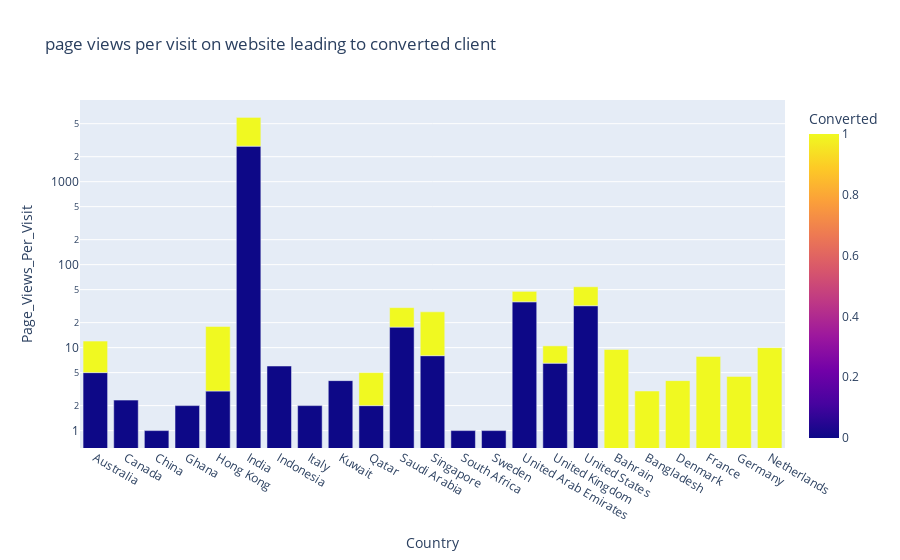

The notebook cell this image was saved under:
### Code cell
df2=df.loc[:,['Total_Time_Spent_on_Website','Page_Views_Per_Visit','TotalVisits','Converted','Country']].groupby(['Converted','Country']).sum().reset_index()
df2
plot=px.bar(data_frame=df2,x='Country',y='Page_Views_Per_Visit',color='Converted', barmode='group', title='page views per visit on website leading to converted client',log_y=True)
plot.show()

### Figure 1 — Plotly figure (JSON) as saved in the notebook; plotly's stock layout.template omitted (floating-point values rounded to 4 significant figures)
{"data": [{"alignmentgroup": "True", "hovertemplate": "Country=%{x}<br>Page_Views_Per_Visit=%{y}<br>Converted=%{marker.color}<extra></extra>", "legendgroup": "", "marker": {"color": [0, 0, 0, 0, 0, 0, 0, 0, 0, 0, 0, 0, 0, 0, 0, 0, 0, 1, 1, 1, 1, 1, 1, 1, 1, 1, 1, 1, 1, 1, 1, 1], "coloraxis": "coloraxis", "pattern": {"shape": ""}}, "name": "", "offsetgroup": "", "orientation": "v", "showlegend": false, "textposition": "auto", "type": "bar", "x": ["Australia", "Canada", "China", "Ghana", "Hong Kong", "India", "Indonesia", "Italy", "Kuwait", "Qatar", "Saudi Arabia", "Singapore", "South Africa", "Sweden", "United Arab Emirates", "United Kingdom", "United States", "Australia", "Bahrain", "Bangladesh", "Denmark", "France", "Germany", "Hong Kong", "India", "Netherlands", "Qatar", "Saudi Arabia", "Singapore", "United Arab Emirates", "United Kingdom", "United States"], "xaxis": "x", "y": [5, 2.33, 1, 2, 3, 2682.0, 6, 2, 4, 2, 17.67, 8, 1, 1, 35.66, 6.5, 32, 7, 9.5, 3, 4, 7.83, 4.5, 15, 3270.0, 10, 3, 12.67, 19, 12, 4, 22.11], "yaxis": "y"}], "layout": {"autosize": true, "barmode": "group", "coloraxis": {"colorbar": {"title": {"text": "Converted"}}, "colorscale": [[0, "#0d0887"], [0.1111, "#46039f"], [0.2222, "#7201a8"], [0.3333, "#9c179e"], [0.4444, "#bd3786"], [0.5556, "#d8576b"], [0.6667, "#ed7953"], [0.7778, "#fb9f3a"], [0.8889, "#fdca26"], [1, "#f0f921"]]}, "legend": {"tracegroupgap": 0}, "title": {"text": "page views per visit on website leading to converted client"}, "xaxis": {"anchor": "y", "autorange": true, "domain": [0, 1], "range": [-0.5, 22.5], "title": {"text": "Country"}, "type": "category"}, "yaxis": {"anchor": "x", "autorange": true, "domain": [0, 1], "range": [-0.2097, 3.984], "title": {"text": "Page_Views_Per_Visit"}, "type": "log"}}}
